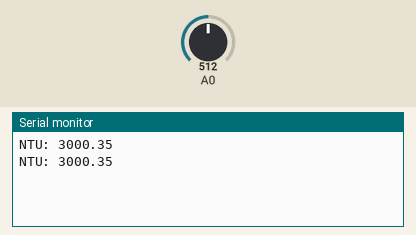
This sketch was run on a simulated Arduino Uno, built with avr-gcc and run on an emulated ATmega328P. Parts: the last lines printed to the serial monitor. Inputs (shaded band) come from the test bench; at power-on: A0 = 512.

Above: at 1.8 s.
1.9 s: A0 set to 716
At 2.8 s:
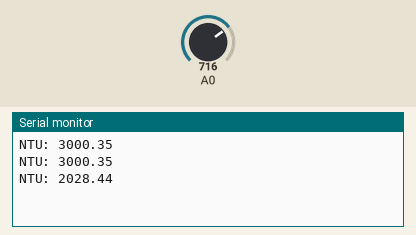
3.4 s: A0 set to 900
At 4.7 s:
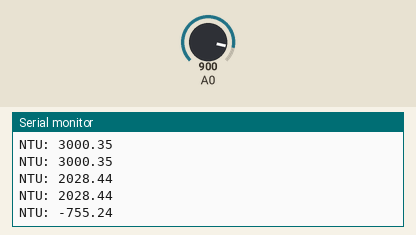
Timing chart, 0 to 6.4 s (numbered marks = the images above; inputs shaded):
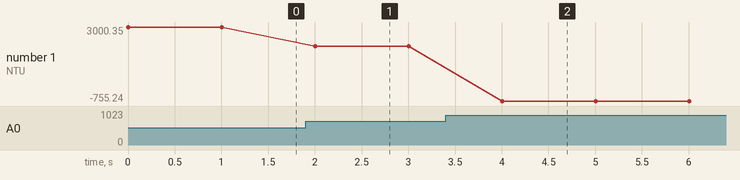

The sketch:

Turbidity.ino
```cpp
double NTU, voltage;
int analogInput;

void setup() {
  Serial.begin(9600);
}

void loop() {
  analogInput = analogRead(A0);

  // voltage
  voltage = (double)analogInput * (5.0 / 1024.0); // Convert the analog reading (which goes from 0 - 1023) to a voltage (0 - 5V)

  // NTU
  if (voltage < 2.5) // if voltage <= 2.5, turbidity level >= 3000
    NTU = 3000;
  else // if voltage > 2.5, use formula: y = -1120.4x^2 + 5742.3x - 4352.9
    NTU = (-1120.4 * square(voltage)) + (5742.3 * voltage) - 4352.9;
  Serial.print("NTU: ");
  Serial.println(NTU);

  delay(1000);
}
```

Measured:
- after the input at 1.9 s, the serial monitor: prints a new line after 0.10 s (image 1)
- after the input at 3.4 s, the serial monitor: prints a new line after 0.60 s (image 2)
- plotted number 1: 3000.35 → 2028.44 after the input at 1.9 s, 2028.44 → -755.24 after the input at 3.4 s
